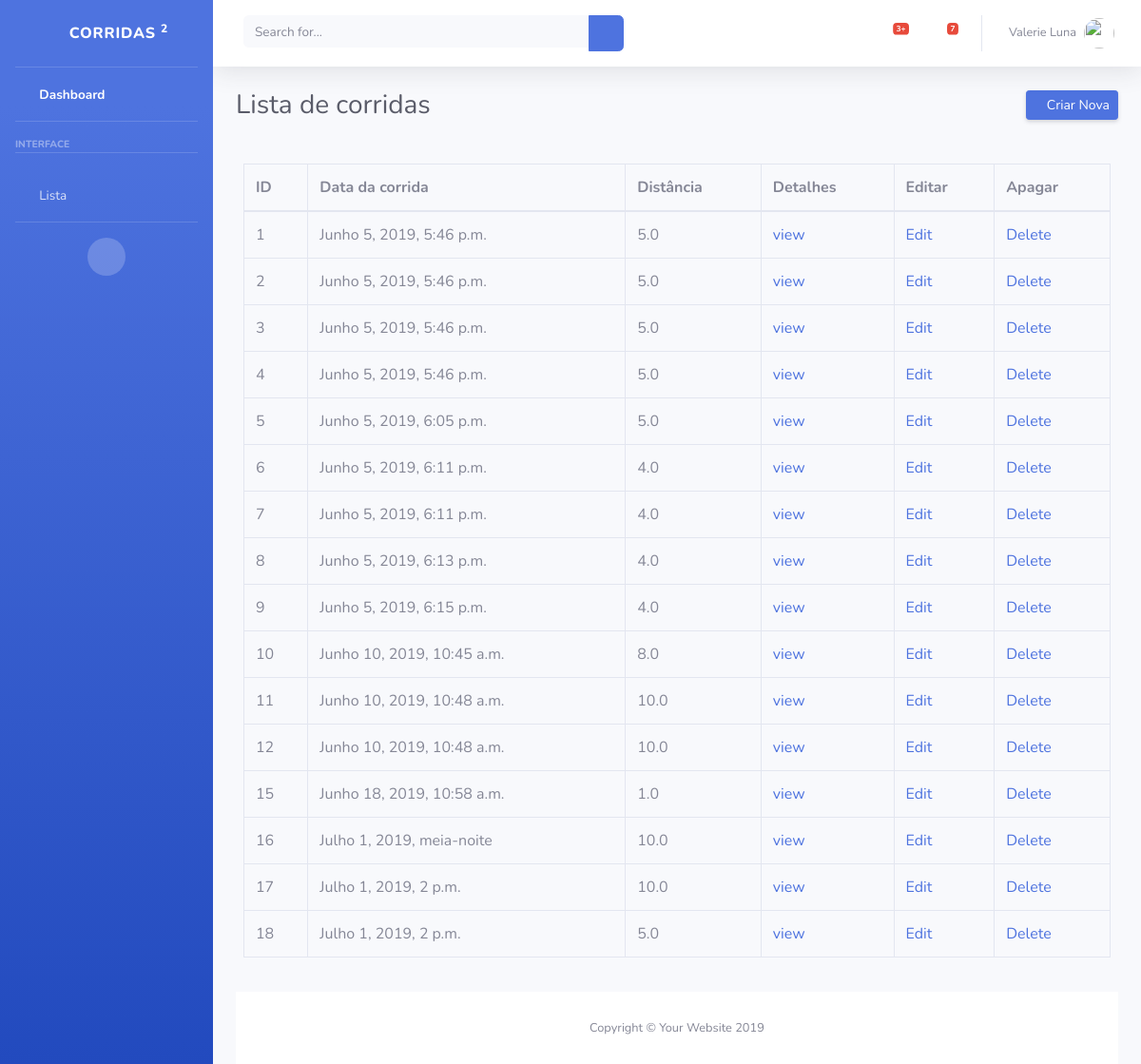
Before: /run/runs with the older database file.
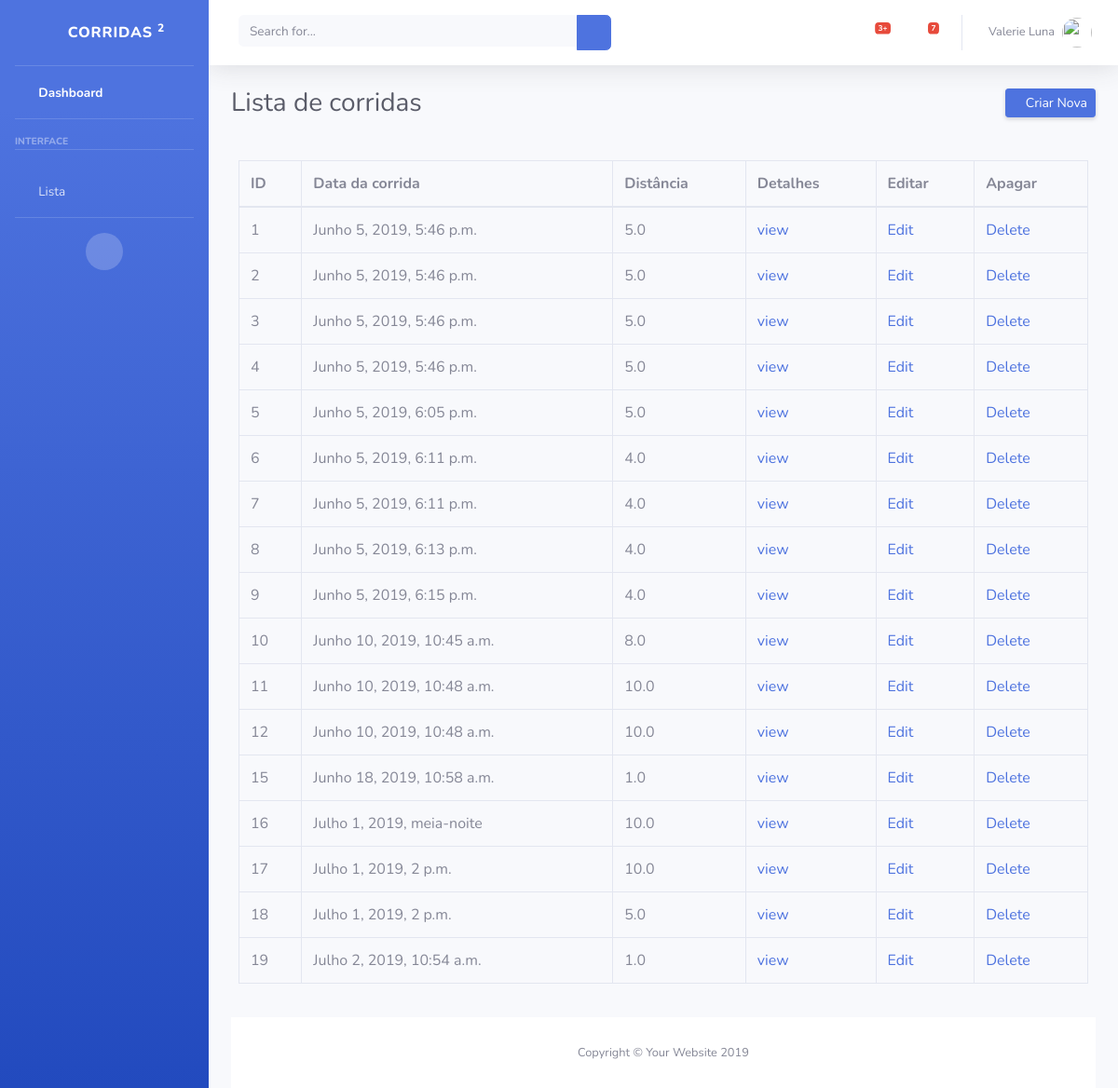
After: the same page with the newer database file.
### core/models.py (models this page shows)
class Run(models.Model):
    id_run = models.AutoField(primary_key=True)
    run_date = models.DateTimeField(default=timezone.now)
    created_date = models.DateTimeField( default=timezone.now)
    total_time = models.CharField(max_length=200)
    distance = models.FloatField()
    class Meta:
        verbose_name = 'Corrida'
        verbose_name_plural = 'Corridas'

### core/views.py (the view)
# urls.py: path('runs', views.RunList.as_view(), name='run_list'),
class RunList(ListView):
    model = Run

### core/templates/core/run_list.html (shortened to what this page needs)
{% extends 'base.html' %}
{% block content %}
<div class="d-sm-flex align-items-center justify-content-between mb-4">
    <h1 class="h3 mb-0 text-gray-800">Lista de corridas</h1>
    <a href="{% url 'run_form'%}" class="d-none d-sm-inline-block btn btn-sm btn-primary shadow-sm"><i
            class="fas fa-download fa-sm text-white-50"></i> Criar Nova</a>
</div>
<div class="row">
        <div class="card-body">
                <div class="table-responsive">
                    <table class="table table-bordered" id="dataTable" width="100%" cellspacing="0">
                        <thead>
                            <tr>
                                <th>ID</th>
                                <th>Data da corrida</th>
                                <th>Distância</th>
                                <th>Detalhes</th>
                                <th>Editar</th>
                                <th>Apagar</th>
                            </tr>
                        </thead>
                        <tbody>
                            {% for r in object_list %}
                            <tr>
                                <td>{{ r.id_run }}</td>
                                <td>{{ r.run_date }}</td>
                                <td>{{ r.distance }}</td>
                                <td><a href="{% url 'run_view' r.id_run %}">view</a></td>
                                <td><a href="{% url 'run_edit' r.id_run %}">Edit</a></td>
                                <td><a href="{% url 'run_delete' r.id_run %}">Delete</a></td>
                            </tr>
                            {% endfor %}
                        </tbody>
                    </table>
                </div>
            </div>
            {% endblock %}

Changed rows visible on the page:
added Run: id_run "19", run_date "Julho 2, 2019, 10:54 a.m.", distance "1.0"
